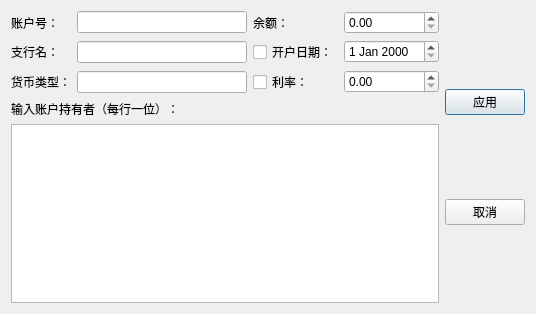
<?xml version="1.0" encoding="UTF-8"?>
<ui version="4.0">
 <class>LoginDialog</class>
 <widget class="QDialog" name="LoginDialog">
  <property name="geometry">
   <rect>
    <x>0</x>
    <y>0</y>
    <width>536</width>
    <height>314</height>
   </rect>
  </property>
  <property name="sizePolicy">
   <sizepolicy hsizetype="Fixed" vsizetype="Fixed">
    <horstretch>0</horstretch>
    <verstretch>0</verstretch>
   </sizepolicy>
  </property>
  <property name="windowTitle">
   <string>输入</string>
  </property>
  <layout class="QGridLayout" name="gridLayout">
   <item row="5" column="3">
    <layout class="QVBoxLayout" name="verticalLayout_2">
     <item>
      <layout class="QGridLayout" name="gridLayout_2">
       <item row="0" column="0">
        <widget class="QLabel" name="label_8">
         <property name="text">
          <string>账户号：</string>
         </property>
        </widget>
       </item>
       <item row="1" column="3">
        <widget class="QDateEdit" name="Opening_Date"/>
       </item>
       <item row="0" column="1">
        <widget class="QLineEdit" name="Account_ID"/>
       </item>
       <item row="2" column="2">
        <widget class="QCheckBox" name="nInterest_Rate">
         <property name="text">
          <string>利率：</string>
         </property>
        </widget>
       </item>
       <item row="2" column="3">
        <widget class="QDoubleSpinBox" name="Interest_Rate">
         <property name="maximum">
          <double>999999999999.000000000000000</double>
         </property>
        </widget>
       </item>
       <item row="0" column="3">
        <widget class="QDoubleSpinBox" name="Balance">
         <property name="maximum">
          <double>999999999999.000000000000000</double>
         </property>
        </widget>
       </item>
       <item row="1" column="2">
        <widget class="QCheckBox" name="nOpening_Date">
         <property name="text">
          <string>开户日期：</string>
         </property>
        </widget>
       </item>
       <item row="1" column="1">
        <widget class="QLineEdit" name="Bank_Name"/>
       </item>
       <item row="1" column="0">
        <widget class="QLabel" name="label_6">
         <property name="text">
          <string>支行名：</string>
         </property>
        </widget>
       </item>
       <item row="2" column="1">
        <widget class="QLineEdit" name="Currency_Type"/>
       </item>
       <item row="2" column="0">
        <widget class="QLabel" name="label_2">
         <property name="text">
          <string>货币类型：</string>
         </property>
        </widget>
       </item>
       <item row="0" column="2">
        <widget class="QLabel" name="label_3">
         <property name="text">
          <string>余额：</string>
         </property>
        </widget>
       </item>
      </layout>
     </item>
     <item>
      <widget class="QLabel" name="label">
       <property name="text">
        <string>输入账户持有者（每行一位）：</string>
       </property>
      </widget>
     </item>
     <item>
      <widget class="QTextEdit" name="Owners"/>
     </item>
    </layout>
   </item>
   <item row="5" column="4">
    <layout class="QVBoxLayout" name="verticalLayout">
     <item>
      <widget class="QPushButton" name="OB">
       <property name="text">
        <string>应用</string>
       </property>
      </widget>
     </item>
     <item>
      <widget class="QPushButton" name="EB">
       <property name="text">
        <string>取消</string>
       </property>
      </widget>
     </item>
    </layout>
   </item>
  </layout>
 </widget>
 <resources/>
 <connections/>
</ui>
